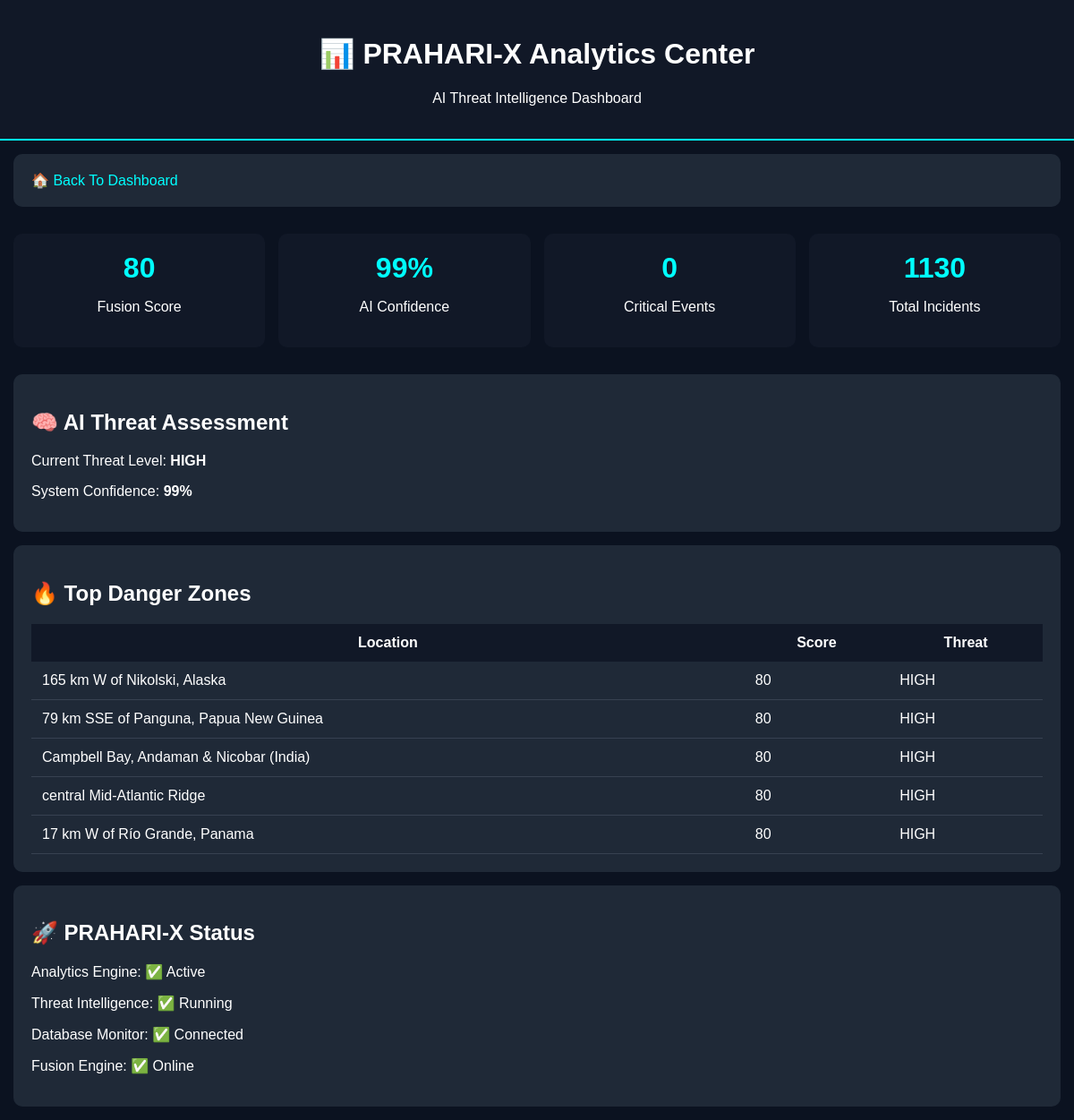
The app's page /analytics with its own data.
### tables this page shows
CREATE TABLE incidents (

        id INTEGER PRIMARY KEY AUTOINCREMENT,

        event_id TEXT UNIQUE,

        place TEXT,

        magnitude REAL,

        latitude REAL,

        longitude REAL,

        risk TEXT,

        threat_level TEXT,

        threat_score INTEGER,

        created_at TIMESTAMP DEFAULT CURRENT_TIMESTAMP

    , source TEXT DEFAULT 'USGS');

### app.py (the view)
@app.route("/analytics")
@role_required("admin")
def analytics():
    conn = sqlite3.connect("praharix.db")
    cur = conn.cursor()
    cur.execute("SELECT COUNT(*) FROM incidents")
    total_incidents = cur.fetchone()[0]
    cur.execute("""
        SELECT place, threat_score, threat_level
        FROM incidents
        ORDER BY threat_score DESC
        LIMIT 5
    """)
    rows = cur.fetchall()
    conn.close()
    danger_zones = []
    for row in rows:
        danger_zones.append({
            "place": row[0],
            "score": row[1],
            "level": row[2]
        })
    critical = len([d for d in danger_zones if d["level"] == "CRITICAL"])
    stats = {
        "earthquakes": total_incidents,
        "disasters": len(danger_zones),
        "critical": critical,
        "threat": danger_zones[0]["level"] if danger_zones else "LOW"
    }
    fusion_score = danger_zones[0]["score"] if danger_zones else 0
    fusion_threat = danger_zones[0]["level"] if danger_zones else "LOW"
    fusion_confidence = min(fusion_score + 20, 99)
    return render_template(
        "analytics.html",
        stats=stats,
        danger_zones=danger_zones,
        fusion_score=fusion_score,
        fusion_threat=fusion_threat,
        fusion_confidence=fusion_confidence
    )

### app.py (called while the page is built, shortened)
def get_csrf_token():
    if "csrf_token" not in session:
        session["csrf_token"] = secrets.token_hex(32)
    return session["csrf_token"]

@app.context_processor
def inject_csrf_token():
    return {"csrf_token": get_csrf_token()}

def role_required(*allowed_roles):
    def decorator(fn):
        @wraps(fn)
        def wrapper(*args, **kwargs):
            user_role = session.get("role", "public")
            return fn(*args, **kwargs)
        return wrapper
    return decorator

@app.before_request
def ensure_session():
    if "role" not in session or session.get("role") != "admin":
        session["role"] = "admin"
    if "csrf_token" not in session:
        session["csrf_token"] = secrets.token_hex(32)

### templates/analytics.html (shortened to what this page needs)
<!DOCTYPE html>
<html>
<head>
</head>
<body>
<div class="header">
<h1>
📊 PRAHARI-X Analytics Center
</h1>
<p>
AI Threat Intelligence Dashboard
</p>
</div>
<div class="card">
<a href="/">
🏠 Back To Dashboard
</a>
</div>
<div class="grid">
<div class="stat">
<h2>
{{fusion_score}}
</h2>
<p>
Fusion Score
</p>
</div>
<div class="stat">
<h2>
{{fusion_confidence}}%
</h2>
<p>
AI Confidence
</p>
</div>
<div class="stat">
<h2>
{{stats.critical}}
</h2>
<p>
Critical Events
</p>
</div>
<div class="stat">
<h2>
{{stats.earthquakes}}
</h2>
<p>
Total Incidents
</p>
</div>
</div>
<div class="card">
<h2>
🧠 AI Threat Assessment
</h2>
<p>
Current Threat Level:
<b>{{fusion_threat}}</b>
</p>
<p>
System Confidence:
<b>{{fusion_confidence}}%</b>
</p>
</div>
<div class="card">
<h2>
🔥 Top Danger Zones
</h2>
<table>
<tr>
<th>Location</th>
<th>Score</th>
<th>Threat</th>
</tr>
{% for zone in danger_zones %}
<tr>
<td>{{zone.place}}</td>
<td>{{zone.score}}</td>
<td>{{zone.level}}</td>
</tr>
{% endfor %}
</table>
</div>
<div class="card">
<h2>
🚀 PRAHARI-X Status
</h2>
<p>
Analytics Engine:
✅ Active
</p>
<p>
Threat Intelligence:
✅ Running
</p>
<p>
Database Monitor:
✅ Connected
</p>
<p>
Fusion Engine:
✅ Online
</p>
</div>
</body>
</html>

### templates/analytics.html (style rules this page uses)
body { background:#0b1220; color:white; font-family:Arial; margin:0; padding:0; }
.header { background:#111827; padding:20px; text-align:center; border-bottom:2px solid cyan; }
.card { background:#1f2937; padding:20px; margin:15px; border-radius:10px; }
.grid { display:grid; grid-template-columns: repeat(auto-fit,minmax(250px,1fr)); gap:15px; padding:15px; }
.stat { background:#111827; padding:20px; border-radius:10px; text-align:center; }
.stat h2 { margin:0; color:cyan; font-size:32px; }
table { width:100%; border-collapse:collapse; }
th { background:#111827; padding:12px; }
td { padding:12px; border-bottom:1px solid #374151; }
a { color:cyan; text-decoration:none; }

### records on screen
incidents: threat_level "HIGH", place "165 km W of Nikolski, Alaska", score "80", level "HIGH"
incidents: place "79 km SSE of Panguna, Papua New Guinea", score "80", level "HIGH"
incidents: place "Campbell Bay, Andaman & Nicobar (India)", score "80", level "HIGH"
incidents: place "central Mid-Atlantic Ridge", score "80", level "HIGH"
incidents: place "17 km W of Río Grande, Panama", score "80", level "HIGH"

### other values on screen
{{ fusion_score }} "80"
{{ fusion_confidence }} "99"
{{ stats.critical }} "0"
{{ stats.earthquakes }} "1130"
